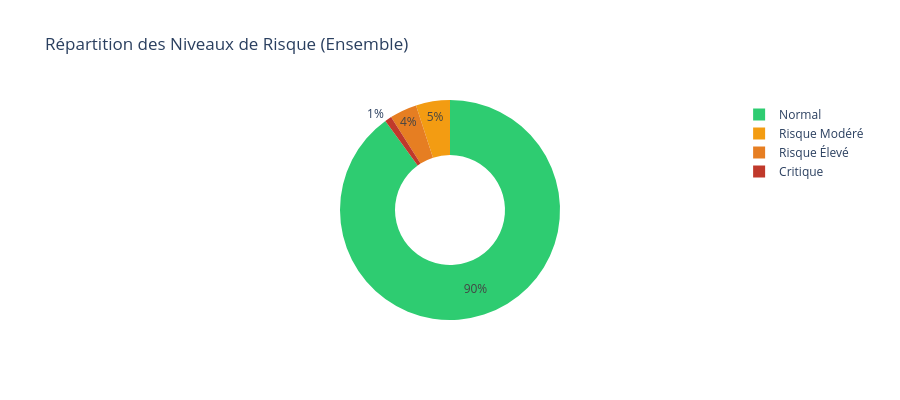

Notebook code cell kept with this figure:
### Markdown cell above
## 7. Score Ensemble — Combinaison des 3 Modèles

### Code cell
# Poids : IF=40%, AE=40%, LOF=20%
df['FRAUD_SCORE'] = (
    0.40 * df['SCORE_ISOLATION_FOREST'] +
    0.40 * df['SCORE_AUTOENCODER'] +
    0.20 * df['SCORE_LOF']
)

# Seuils de risque
p90 = df['FRAUD_SCORE'].quantile(0.90)
p95 = df['FRAUD_SCORE'].quantile(0.95)
p99 = df['FRAUD_SCORE'].quantile(0.99)

df['RISK_LEVEL'] = pd.cut(
    df['FRAUD_SCORE'],
    bins=[-np.inf, p90, p95, p99, np.inf],
    labels=['Normal', 'Risque Modéré', 'Risque Élevé', 'Critique']
)

print('\n=== Répartition des niveaux de risque ===')
risk_counts = df['RISK_LEVEL'].value_counts()
print(risk_counts)

print(f'\nSeuils : p90={p90:.3f} | p95={p95:.3f} | p99={p99:.3f}')

# Donut chart
colors = ['#2ecc71', '#f39c12', '#e67e22', '#c0392b']
fig = go.Figure(go.Pie(
    labels=risk_counts.index,
    values=risk_counts.values,
    hole=0.5,
    marker_colors=colors
))
fig.update_layout(title='Répartition des Niveaux de Risque (Ensemble)',
                  height=400)
fig.show()

### Figure 1 — Plotly figure (JSON) as saved in the notebook; plotly's stock layout.template omitted (floating-point values rounded to 4 significant figures)
{"data": [{"hole": 0.5, "labels": ["Normal", "Risque Modéré", "Risque Élevé", "Critique"], "marker": {"colors": ["#2ecc71", "#f39c12", "#e67e22", "#c0392b"]}, "type": "pie", "values": [7200, 400, 320, 80]}], "layout": {"height": 400, "title": {"text": "Répartition des Niveaux de Risque (Ensemble)"}}}
